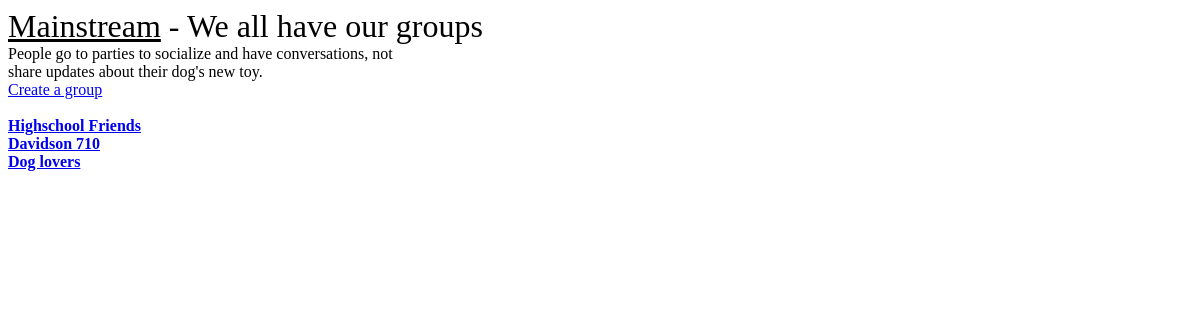
Page /mainstream/ on the earlier database version.
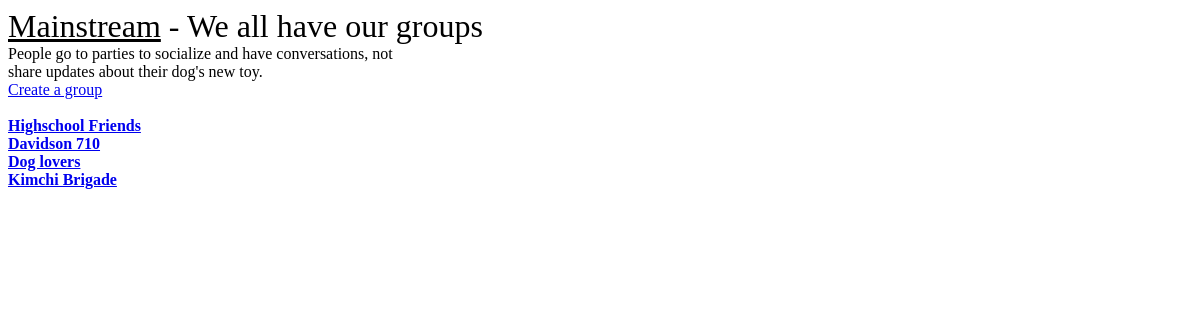
Same page on the later database version.
### mainstream/models.py (models this page shows, shortened)
class Group(models.Model):
	name = models.CharField(max_length=200)
	date = models.DateTimeField("date created")
	users = models.ManyToManyField(User)
	def get_streams(self):
		return self.stream_set.all()

### mainstream/views.py (the view)
def index(request):
	context = RequestContext(request)
	context_dict = {}
	context_dict['groups'] = Group.objects.all()
	return render_to_response("mainstream/index.html", context_dict, context)

### mainstream/models.py (called while the page is built)
	def get_posts(self):
		return self.post_set.all()

### templates/mainstream/index.html (shortened to what this page needs)
<!DOCTYPE html>
<html>
	<head>
	</head>
	<body>
		<font size='6' color='black'><a href='/mainstream/' style='color: black;'>Mainstream</a> - We all have our groups</font><br>
		People go to parties to socialize and have conversations, not <br />
		share updates about their dog's new toy.<br>
		<a href='/mainstream/add_group/'>Create a group</a><br><br>
		{% for g in groups %}
			<b><a href='/mainstream/group/{{ g.id }}/'>{{ g.name }}</a></b><br>
		{% endfor %}
	</body>
</html>

Differences in the rows shown:
added Group: name "Kimchi Brigade"
